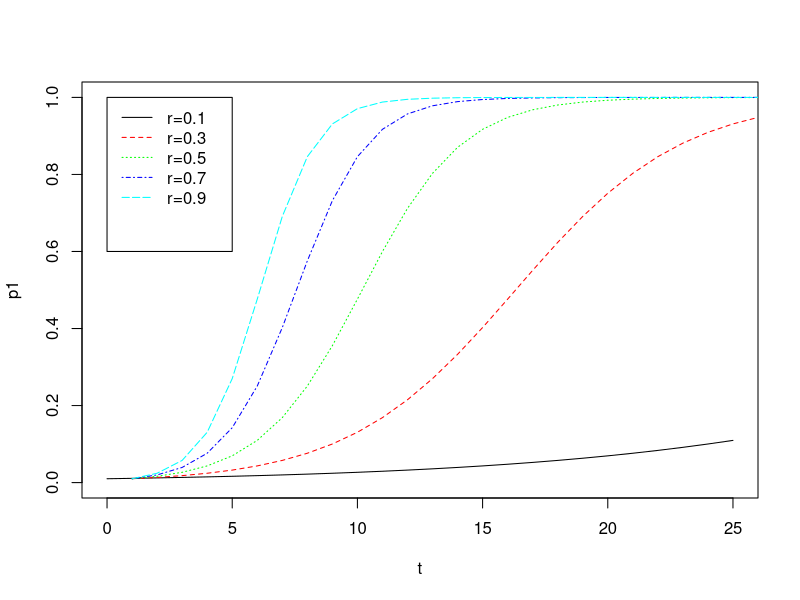
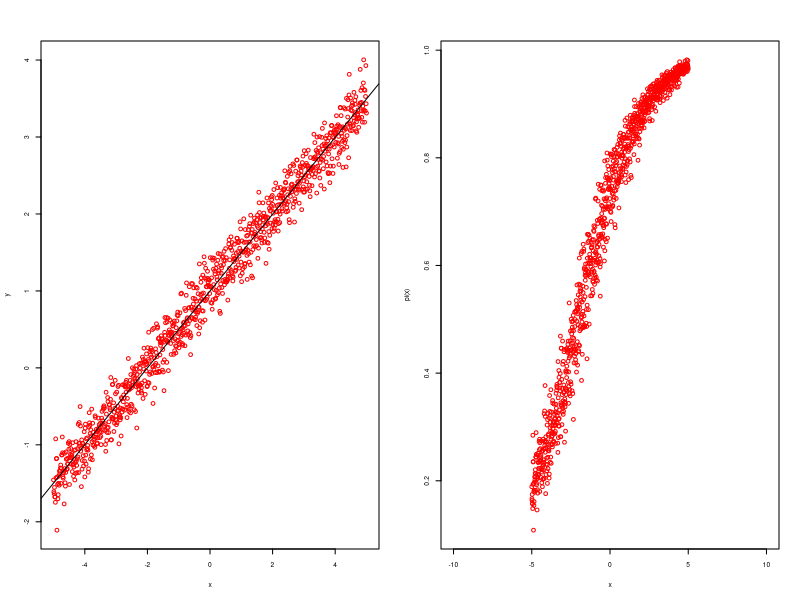
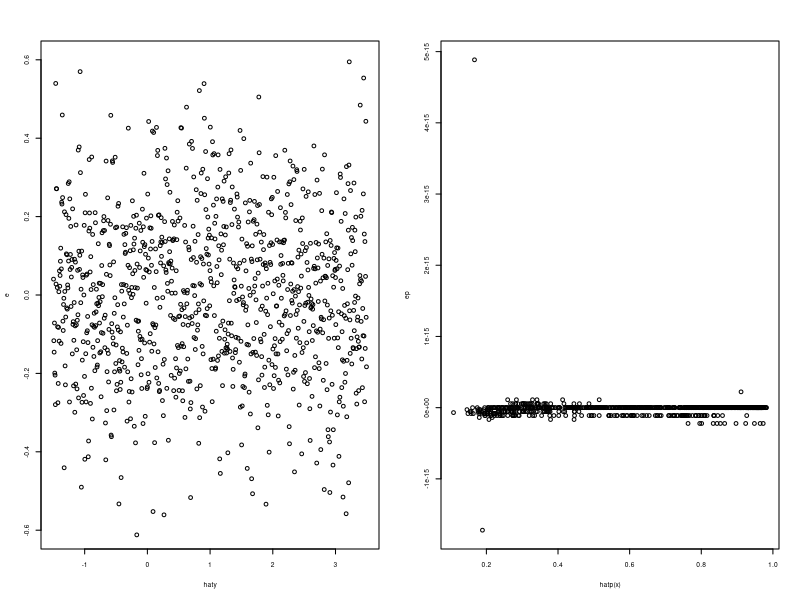

These charts were generated, in order, by the following R code:
## ---- chunk 1
knitr::opts_chunk$set(echo = TRUE)
## ---- chunk 2
p0=0.01
r1=0.1
r2=0.3
r3=0.5
r4=0.7
r5=0.9

t=seq(0,25,by=1)

p=function(t,r) {
  alfa=-log((1/p0)-1)
  1/(1+exp(-alfa-(r*t)))
}

p1=p(t,r1)
p2=p(t,r2)
p3=p(t,r3)
p4=p(t,r4)
p5=p(t,r5)


plot(t,p1,type="l",ylim=c(0,1));lines(p2,col="red",type="l",lty=2);lines (p3,type="l",col="green",lty=3);lines (p4,type="l",col="blue",lty=4); lines (p5,type="l",col="cyan",lty=5);legend(x=c(0,5),y=c(0.6,1),legend=c("r=0.1","r=0.3","r=0.5","r=0.7","r=0.9"),lty=c(1,2,3,4,5),col=c("black","red","green","blue","cyan"))


## ---- chunk 3

x=seq(-5,5,by=0.01)
n=length(x)
b0=1
b1=0.5
epsi=rnorm(n,mean=0,sd=0.2)

pi=function(x) {
  1/(1+exp(-(b0+b1*x+epsi)))
}
head (pi(x))

# Apartat 1
dades=data.frame(x,pi(x))
head (dades)

# Apartat 2
y=b0+b1*x+epsi
dades$y=y
head (dades)

# Apartat 3
mod=lm(y~x,data=dades)
mod$coefficients

# Apartat 4
hatb1=cov(x,y)/var(x)
hatb0=mean(y)-(hatb1*mean(x))
e1=mod$residuals

haty=hatb0+(hatb1*x)

hatp=function(x) {
  1/(1+exp(-(hatb0+hatb1*x+e1)))
}

dades$haty=haty
dades$hatp=hatp(x)
head (dades)

# Apartat 5
e=y-haty
ep=pi(x)-hatp(x)

dades$e=e
dades$ep=ep
head (dades)

# Apartat 6
par (mfrow=c(1,2),cex=.5,cex.axis=.8,cex.main=8,cex.lab=.8)
plot (y~x,col="red");abline(mod)
plot (pi(x)~x,col="red",xlim=c(-10,10))

# Apartat 7
par (mfrow=c(1,2),cex=.5,cex.axis=.8,cex.main=8,cex.lab=.8)
plot (e~haty,ylim=c(-0.6,0.6))
plot (ep~hatp(x))
